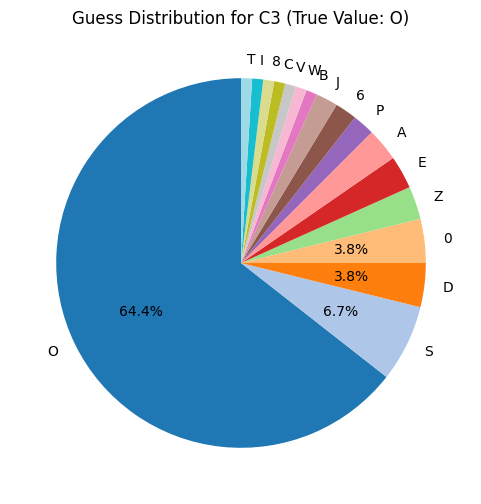
#> input picture imgs/o_human_guesses.png, 481 x 504 px
$ python -i transforms.py   (imports and definitions only)
#> lines starting #> are read from the running program, lines starting #| are printed output that depends on the picture; after the words box and inside, x2 and y2 are one past the last pixel; in counts of white or black regions, pixels touching at a corner belong together
import cv2
import matplotlib.pyplot as plt
import numpy as np


# [12 lines left out: function plot_steps, not called in this run]


# ~ STEP ONE (Greyscale)
def greyscale_and_denoising(
    img: np.ndarray, binary: bool = False, sigmaX: float = 1.0
) -> np.ndarray:
    """
    Convert an image to grayscale, normalize intensity values, and apply Gaussian blur for denoising.
    Args:
        img (np.ndarray): Input image (BGR).
        sigmaX (float): Standard deviation for Gaussian blur. Default is 1.0.
    Returns:
        np.ndarray: Preprocessed grayscale and denoised image.
    """

    # Greyscale to reduce from three chanel to one channel
    grey = cv2.cvtColor(img, cv2.COLOR_BGR2GRAY)

    # Normalization: lower intesity value is assigned 0 and higest 255
    normalize = cv2.normalize(grey, None, 0, 255, cv2.NORM_MINMAX)

    # Denoising
    blur = cv2.GaussianBlur(normalize, (0, 0), sigmaX=sigmaX)

    # Stretch contrast
    min_val, max_val = np.min(blur), np.max(blur)
    final_img = ((blur - min_val) / (max_val - min_val) * 255).astype(np.uint8)

    if binary:
        # Switch to binary
        _, final_img = cv2.threshold(
            final_img, 0, 255, cv2.THRESH_BINARY + cv2.THRESH_OTSU
        )

    return final_img


# ~ STEP TWO (Edge extraction)
def edge_extraction(img: np.ndarray, c_th1: int = 30, c_th2: int = 150) -> tuple:
    """
    Extract the largest contour from an image and return the contour, edges,
    and an annotated image showing the contours.

    Args:
        image (np.ndarray): Input grayscale image.

    Returns:
        tuple: (largest_contour, edges, contour_image)
            - largest_contour: The largest contour detected.
            - edges: The edges detected using Canny edge detection.
            - contour_image: Image with contours drawn.
    """

    # Edge detection using Canny
    edges = cv2.Canny(img.astype(np.uint8), c_th1, c_th2)

    # Find contours
    cnts, _ = cv2.findContours(edges, cv2.RETR_EXTERNAL, cv2.CHAIN_APPROX_SIMPLE)

    # Create an image to visualize contours
    contour_image = cv2.cvtColor(edges, cv2.COLOR_GRAY2BGR)

    # Find the largest contour by area
    largest_contour = (
        max(cnts, key=lambda c: cv2.arcLength(c, closed=False)) if cnts else []
    )

    return largest_contour, edges, contour_image


# ~ STEP TRHEE (OPT1: Dynamic ROI)
# [52 lines left out: function dynamic_roi, not called in this run]


# ~ STEP THREE (OPT2: Box ROI)
def box_roi_and_resizing(img: np.ndarray, largest_contour: any) -> np.ndarray:
    """
    Crop an ROI to a square based on bounding box and resize to 28x28.

    Args:
        img (np.ndarray): Input image.
        coor (tuple): Bounding box coordinates as (x, y, w, h).

    Returns:
        np.ndarray: Resized square ROI (28x28).
    """

    # TODO: invetigate this step more if tehre is time: Create a mask for the largest contour
    # //mask = np.zeros_like(img)
    # //cv2.drawContours(img, [largest_contour], -1, 255, thickness=cv2.FILLED)

    # Extract the bounding box of the largest contour
    (x, y, w, h) = cv2.boundingRect(largest_contour)

    # Crop the ROI around the bounding box
    roi = img[y : y + h, x : x + w]

    return roi


# ~ STEP 4
def resize_and_invert(img: np.ndarray, size: int = 28) -> np.ndarray:

    img = cv2.resize(img, (size, size), interpolation=cv2.INTER_CUBIC)

    padded_img = cv2.copyMakeBorder(
        img,
        top=2,
        bottom=2,
        left=2,
        right=2,
        borderType=cv2.BORDER_CONSTANT,
        value=int(np.max(img)),
    )

    return padded_img


def emnist_transform(
    image: np.ndarray, roi: bool = True, invert: bool = True, binary=False
) -> np.ndarray:

    grey = greyscale_and_denoising(image, binary)

    largest_contour = []

    if roi:
        largest_contour, _, _ = edge_extraction(grey)

    if largest_contour is not None and len(largest_contour) > 0:
        # call roi function to adapt to letter size and crop the image to 28x28 pixels
        roi_img = box_roi_and_resizing(grey, largest_contour)
        # roi_img = dynamic_roi(grey, largest_contour)
    else:
        roi_img = grey

    resize_img = resize_and_invert(roi_img)

    final_img = resize_img.astype(np.float32) / 255.0

    if invert:

        # Invert intensity
        final_img = 1.0 - final_img

    # //titles = ["(a) Original", "(b) Greyscale", "(f) ROI", "resized", "(g) Inverted"]
    # //images = [image, grey, roi_img, resize_img, final_img]
    #// plot_steps(images, titles)

    return final_img

>>> import cv2
>>> picture = cv2.imread('imgs/o_human_guesses.png')
#> picture is the input picture: shape (504, 481, 3); mean B, G, R 213.7, 199.4, 180.4
>>> result = emnist_transform(picture)
#> in greyscale_and_denoising, `grey = cv2.cvtColor(img, cv2.COLOR_BGR2GRAY)`:
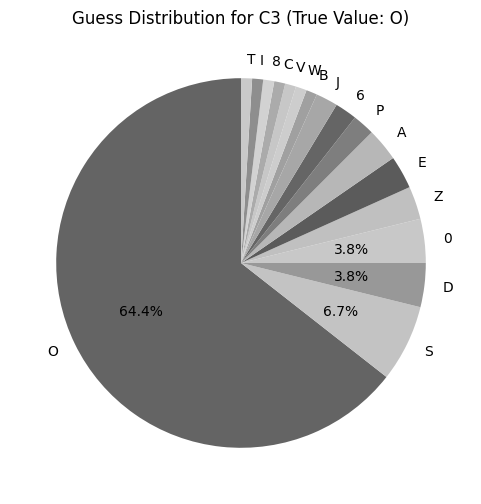
#> grey: shape (504, 481); min 0, max 255, mean 195.4
#> in greyscale_and_denoising, `min_val, max_val = np.min(blur), np.max(blur)`: min_val = 31; max_val = 255
#> in greyscale_and_denoising, `final_img = ((blur - min_val) / (max_val - min_val) * 255).astype(np.u..`:
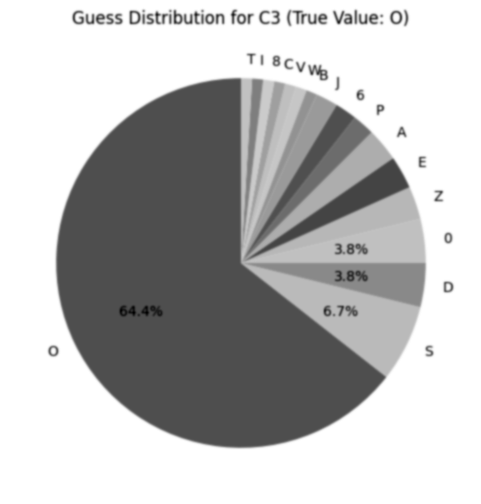
#> final_img: shape (504, 481); min 0, max 255, mean 186.9
#> in edge_extraction, `edges = cv2.Canny(img.astype(np.uint8), c_th1, c_th2)`:
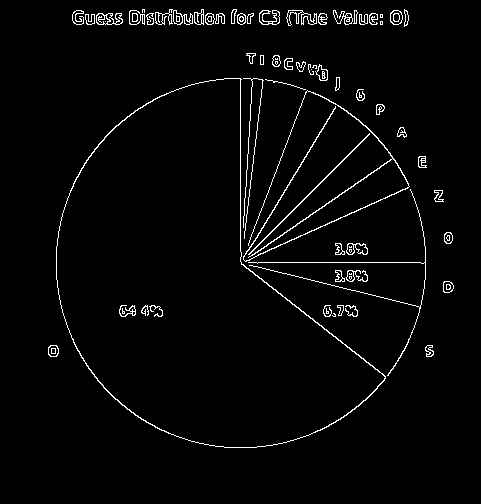
#> edges: shape (504, 481); 2.7% white in thin lines or dots, all inside (x1, y1, x2, y2) = (48, 9, 454, 448)
#> in edge_extraction, `cnts, _ = cv2.findContours(edges, cv2.RETR_EXTERNAL, cv2.CHAIN_APPROX_..`: cnts = 60 contours, 18 with area under 20; largest, box (x1, y1, x2, y2) and area: (56, 78, 386, 448) 69126, (243, 90, 410, 262) 326, (155, 9, 193, 25) 257, (96, 13, 123, 25) 222, (286, 10, 317, 26) 182
#> in edge_extraction, `largest_contour = ( max(cnts, key=lambda c: cv2.arcLength(c, closed=Fa..`: largest_contour = contour of 1091 points, box (x1, y1, x2, y2) (243, 90, 410, 262), area 326
#> in box_roi_and_resizing, `(x, y, w, h) = cv2.boundingRect(largest_contour)`: x = 243; y = 90; w = 167; h = 172
#> in box_roi_and_resizing, `roi = img[y : y + h, x : x + w]`:
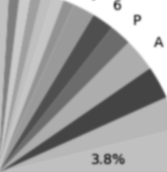
#> roi: shape (172, 167); min 68, max 255, mean 162.3
#> in resize_and_invert, `img = cv2.resize(img, (size, size), interpolation=cv2.INTER_CUBIC)`:
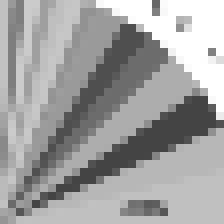
#> img: shape (28, 28) (shown 8 times larger); min 68, max 255, mean 161.8
#> in resize_and_invert, `padded_img = cv2.copyMakeBorder( img, top=2, bottom=2, left=2, right=2..`:
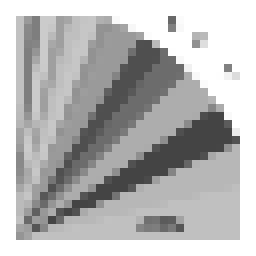
#> padded_img: shape (32, 32) (shown 8 times larger); min 68, max 255, mean 183.6
#> in emnist_transform, `final_img = 1.0 - final_img`:
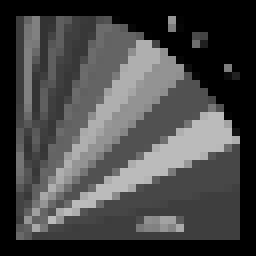
#> final_img: shape (32, 32) float32 (shown 8 times larger); min 0, max 0.733, mean 0.28

$ run again, on imgs/seven_preprocess-steps.png
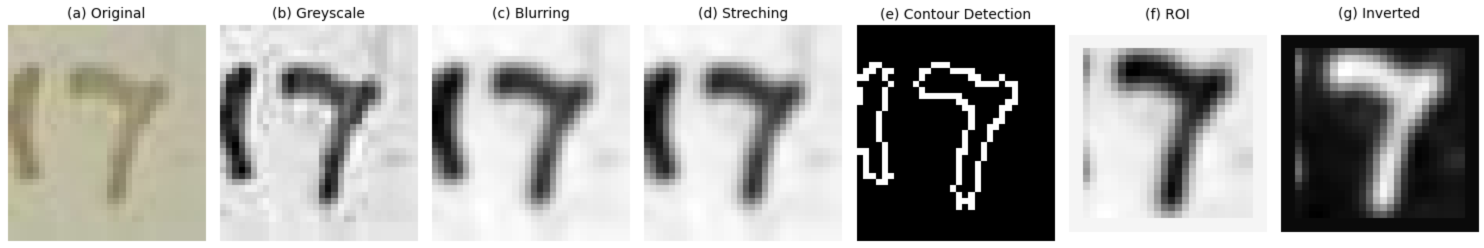
#> input picture imgs/seven_preprocess-steps.png, 2968 x 496 px (shown at 1/2 size)
#> picture is the input picture: shape (496, 2968, 3); mean B, G, R 168.7, 171.7, 172.2
#> min_val = 0; max_val = 255
#> in edge_extraction, `edges = cv2.Canny(img.astype(np.uint8), c_th1, c_th2)`:
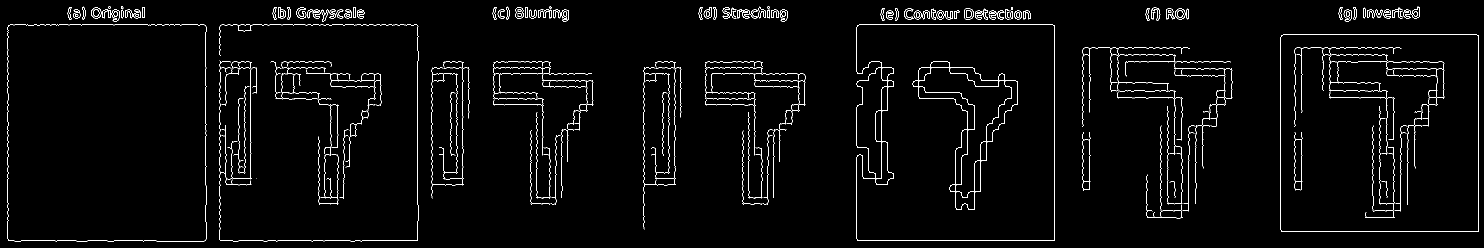
#> edges: shape (496, 2968) (shown at 1/2 size); 2.4% white in thin lines or dots
#> cnts = 232 contours, 162 with area under 20; largest, box (x1, y1, x2, y2) and area: (15, 49, 413, 483) 171133, (1713, 49, 2110, 482) 168570, (2561, 69, 2958, 464) 156009, (2351, 17, 2371, 39) 335, (183, 15, 203, 37) 335
#> contour_image: shape (496, 2968, 3); 2.4% white in thin lines or dots
#> in edge_extraction, `largest_contour = ( max(cnts, key=lambda c: cv2.arcLength(c, closed=Fa..`: largest_contour = contour of 623 points, box (x1, y1, x2, y2) (439, 49, 837, 483), area 9
#> x = 439; y = 49; w = 398; h = 434
#> in emnist_transform, `final_img = 1.0 - final_img`:
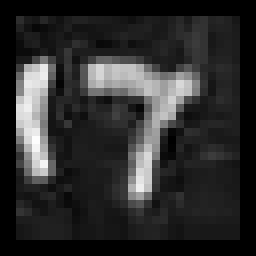
#> final_img: shape (32, 32) float32 (shown 8 times larger); min 0, max 0.992, mean 0.18
